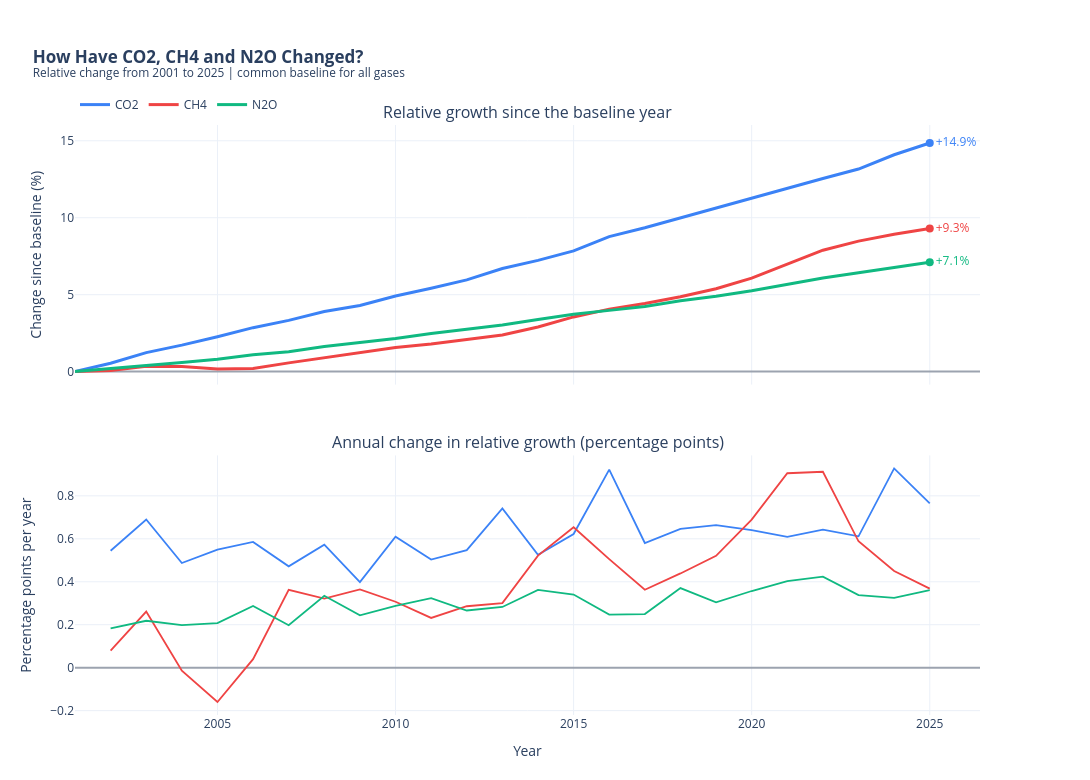

The notebook cell this image was saved under:
### Markdown cell above
### Q4. How have CH4 and N2O changed, and are they growing faster or slower than CO2 in relative terms?

### Code cell
gases = ["co2_ppm", "ch4_ppb", "n2o_ppb"]
labels = {"co2_ppm": "CO2", "ch4_ppb": "CH4", "n2o_ppb": "N2O"}
colors = {"co2_ppm": "#3B82F6", "ch4_ppb": "#EF4444", "n2o_ppb": "#10B981"}

# Keep years where all three gases have data
d = yearlyDf.dropna(subset=gases).sort_values("year").reset_index(drop=True).copy()
if len(d) < 2:
    raise ValueError("At least two complete years are required.")

start, end = int(d["year"].iloc[0]), int(d["year"].iloc[-1])
years = end - start

# Relative change from the common baseline
for g in gases:
    d[g + "_pct"] = (d[g] / d[g].iloc[0] - 1) * 100

# ---- graph ----
fig = make_subplots(
    rows=2, cols=1, shared_xaxes=True, vertical_spacing=0.12,
    subplot_titles=("Relative growth since the baseline year",
                    "Annual change in relative growth (percentage points)"),
)
for g in gases:
    pct_col = g + "_pct"
    fig.add_trace(go.Scatter(
        x=d["year"], y=d[pct_col], mode="lines", name=labels[g],
        line=dict(color=colors[g], width=3),
        hovertemplate="<b>%{x}</b><br>" + labels[g] + ": %{y:.2f}%<extra></extra>",
    ), row=1, col=1)
    final_pct = d[pct_col].iloc[-1]
    fig.add_trace(go.Scatter(
        x=[end], y=[final_pct], mode="markers+text", text=[f"{final_pct:+.1f}%"],
        textposition="middle right", textfont=dict(color=colors[g], size=12),
        marker=dict(color=colors[g], size=8), showlegend=False, hoverinfo="skip", cliponaxis=False,
    ), row=1, col=1)
    fig.add_trace(go.Scatter(
        x=d["year"], y=d[pct_col].diff(), mode="lines", name=labels[g] + " annual change",
        line=dict(color=colors[g], width=1.8), showlegend=False,
        hovertemplate="<b>%{x}</b><br>" + labels[g] + ": %{y:+.3f} pp<extra></extra>",
    ), row=2, col=1)
fig.update_layout(
    template="plotly_white", width=1090, height=780, hovermode="x unified",
    title=dict(text=f"<b>How Have CO2, CH4 and N2O Changed?</b>"
                    f"<br><sup>Relative change from {start} to {end} | common baseline for all gases</sup>",
               x=0.03, xanchor="left"),
    legend=dict(orientation="h", yanchor="bottom", y=1.01, xanchor="left", x=0),
    margin=dict(l=75, r=110, t=125, b=65),
)
fig.update_yaxes(title_text="Change since baseline (%)", zeroline=True, zerolinecolor="#9CA3AF", row=1, col=1)
fig.update_yaxes(title_text="Percentage points per year", zeroline=True, zerolinecolor="#9CA3AF", row=2, col=1)
fig.update_xaxes(title_text="Year", row=2, col=1)
fig.show()

# ---- statistics ----
rows = []
for g in gases:
    initial, final = d[g].iloc[0], d[g].iloc[-1]
    rows.append({
        "Gas": labels[g],
        "Start concentration": initial,
        "End concentration": final,
        "Absolute change": final - initial,
        "Total change (%)": (final / initial - 1) * 100,
        "Annualized growth (%)": ((final / initial) ** (1 / years) - 1) * 100,
        "Absolute change/year": (final - initial) / years,
    })
stats = pd.DataFrame(rows).set_index("Gas")
print(f"Period: {start}-{end} ({years} elapsed years)")
print(stats.round(3).to_string())

# ---- summary ----
co2_rate = stats.loc["CO2", "Annualized growth (%)"]

def compare(gas):
    diff = stats.loc[gas, "Annualized growth (%)"] - co2_rate
    return "faster than" if diff > 0.001 else "slower than" if diff < -0.001 else "at about the same rate as"

fastest = stats["Annualized growth (%)"].idxmax()
summary = (
    f"From {start} to {end}, atmospheric concentrations of all three greenhouse gases increased, and {fastest} "
    f"showed the highest relative growth. CO2 rose {stats.loc['CO2', 'Total change (%)']:.2f}% overall, "
    f"compared with {stats.loc['CH4', 'Total change (%)']:.2f}% for CH4 and "
    f"{stats.loc['N2O', 'Total change (%)']:.2f}% for N2O. On an annualized basis, CO2 grew at {co2_rate:.3f}% "
    f"per year, CH4 at {stats.loc['CH4', 'Annualized growth (%)']:.3f}% and N2O at "
    f"{stats.loc['N2O', 'Annualized growth (%)']:.3f}%. In percentage terms, CH4 accumulated {compare('CH4')} CO2 "
    f"and N2O accumulated {compare('N2O')} CO2."
)
print(summary)
save_report(TOPIC, "q4",
            "How have CH4 and N2O changed, and are they growing faster or slower than CO2 in relative terms?",
            fig, summary)

### Figure 1 — Plotly figure (JSON) as saved in the notebook; plotly's stock layout.template omitted (floating-point values rounded to 4 significant figures)
{"data": [{"hovertemplate": "<b>%{x}</b><br>CO2: %{y:.2f}%<extra></extra>", "line": {"color": "#3B82F6", "width": 3}, "mode": "lines", "name": "CO2", "type": "scatter", "x": [2001, 2002, 2003, 2004, 2005, 2006, 2007, 2008, 2009, 2010, 2011, 2012, 2013, 2014, 2015, 2016, 2017, 2018, 2019, 2020, 2021, 2022, 2023, 2024, 2025], "xaxis": "x", "y": [0.0, 0.5444, 1.234, 1.721, 2.271, 2.856, 3.328, 3.901, 4.299, 4.909, 5.412, 5.959, 6.701, 7.226, 7.849, 8.77, 9.351, 9.997, 10.66, 11.3, 11.91, 12.55, 13.16, 14.09, 14.86], "yaxis": "y"}, {"cliponaxis": false, "hoverinfo": "skip", "marker": {"color": "#3B82F6", "size": 8}, "mode": "markers+text", "showlegend": false, "text": ["+14.9%"], "textfont": {"color": "#3B82F6", "size": 12}, "textposition": "middle right", "type": "scatter", "x": [2025], "xaxis": "x", "y": [14.86], "yaxis": "y"}, {"hovertemplate": "<b>%{x}</b><br>CO2: %{y:+.3f} pp<extra></extra>", "line": {"color": "#3B82F6", "width": 1.8}, "mode": "lines", "name": "CO2 annual change", "showlegend": false, "type": "scatter", "x": [2001, 2002, 2003, 2004, 2005, 2006, 2007, 2008, 2009, 2010, 2011, 2012, 2013, 2014, 2015, 2016, 2017, 2018, 2019, 2020, 2021, 2022, 2023, 2024, 2025], "xaxis": "x2", "y": [NaN, 0.5444, 0.6897, 0.4871, 0.5496, 0.5854, 0.4718, 0.5728, 0.3983, 0.6097, 0.5035, 0.5471, 0.7412, 0.5258, 0.6222, 0.9218, 0.5804, 0.6463, 0.6641, 0.64, 0.6094, 0.6425, 0.6115, 0.9279, 0.765], "yaxis": "y2"}, {"hovertemplate": "<b>%{x}</b><br>CH4: %{y:.2f}%<extra></extra>", "line": {"color": "#EF4444", "width": 3}, "mode": "lines", "name": "CH4", "type": "scatter", "x": [2001, 2002, 2003, 2004, 2005, 2006, 2007, 2008, 2009, 2010, 2011, 2012, 2013, 2014, 2015, 2016, 2017, 2018, 2019, 2020, 2021, 2022, 2023, 2024, 2025], "xaxis": "x", "y": [0.0, 0.07941, 0.3404, 0.3265, 0.1666, 0.2062, 0.5684, 0.8904, 1.255, 1.562, 1.793, 2.079, 2.38, 2.902, 3.555, 4.061, 4.424, 4.862, 5.383, 6.072, 6.978, 7.89, 8.478, 8.928, 9.296], "yaxis": "y"}, {"cliponaxis": false, "hoverinfo": "skip", "marker": {"color": "#EF4444", "size": 8}, "mode": "markers+text", "showlegend": false, "text": ["+9.3%"], "textfont": {"color": "#EF4444", "size": 12}, "textposition": "middle right", "type": "scatter", "x": [2025], "xaxis": "x", "y": [9.296], "yaxis": "y"}, {"hovertemplate": "<b>%{x}</b><br>CH4: %{y:+.3f} pp<extra></extra>", "line": {"color": "#EF4444", "width": 1.8}, "mode": "lines", "name": "CH4 annual change", "showlegend": false, "type": "scatter", "x": [2001, 2002, 2003, 2004, 2005, 2006, 2007, 2008, 2009, 2010, 2011, 2012, 2013, 2014, 2015, 2016, 2017, 2018, 2019, 2020, 2021, 2022, 2023, 2024, 2025], "xaxis": "x2", "y": [NaN, 0.07941, 0.261, -0.01383, -0.16, 0.03961, 0.3622, 0.322, 0.3643, 0.3069, 0.2316, 0.2859, 0.3009, 0.5216, 0.6538, 0.5054, 0.3627, 0.4387, 0.521, 0.6892, 0.9053, 0.9122, 0.5884, 0.4499, 0.3683], "yaxis": "y2"}, {"hovertemplate": "<b>%{x}</b><br>N2O: %{y:.2f}%<extra></extra>", "line": {"color": "#10B981", "width": 3}, "mode": "lines", "name": "N2O", "type": "scatter", "x": [2001, 2002, 2003, 2004, 2005, 2006, 2007, 2008, 2009, 2010, 2011, 2012, 2013, 2014, 2015, 2016, 2017, 2018, 2019, 2020, 2021, 2022, 2023, 2024, 2025], "xaxis": "x", "y": [0.0, 0.1828, 0.4012, 0.5995, 0.8071, 1.094, 1.292, 1.627, 1.87, 2.158, 2.482, 2.748, 3.031, 3.393, 3.733, 3.98, 4.23, 4.6, 4.904, 5.261, 5.665, 6.088, 6.426, 6.751, 7.112], "yaxis": "y"}, {"cliponaxis": false, "hoverinfo": "skip", "marker": {"color": "#10B981", "size": 8}, "mode": "markers+text", "showlegend": false, "text": ["+7.1%"], "textfont": {"color": "#10B981", "size": 12}, "textposition": "middle right", "type": "scatter", "x": [2025], "xaxis": "x", "y": [7.112], "yaxis": "y"}, {"hovertemplate": "<b>%{x}</b><br>N2O: %{y:+.3f} pp<extra></extra>", "line": {"color": "#10B981", "width": 1.8}, "mode": "lines", "name": "N2O annual change", "showlegend": false, "type": "scatter", "x": [2001, 2002, 2003, 2004, 2005, 2006, 2007, 2008, 2009, 2010, 2011, 2012, 2013, 2014, 2015, 2016, 2017, 2018, 2019, 2020, 2021, 2022, 2023, 2024, 2025], "xaxis": "x2", "y": [NaN, 0.1828, 0.2184, 0.1983, 0.2076, 0.2871, 0.1976, 0.3348, 0.2434, 0.2882, 0.324, 0.266, 0.2826, 0.3619, 0.3403, 0.2471, 0.2497, 0.3704, 0.3042, 0.3569, 0.4033, 0.4238, 0.3377, 0.3253, 0.3606], "yaxis": "y2"}], "layout": {"annotations": [{"font": {"size": 16}, "showarrow": false, "text": "Relative growth since the baseline year", "x": 0.5, "xanchor": "center", "xref": "paper", "y": 1, "yanchor": "bottom", "yref": "paper"}, {"font": {"size": 16}, "showarrow": false, "text": "Annual change in relative growth (percentage points)", "x": 0.5, "xanchor": "center", "xref": "paper", "y": 0.44, "yanchor": "bottom", "yref": "paper"}], "height": 780, "hovermode": "x unified", "legend": {"orientation": "h", "x": 0, "xanchor": "left", "y": 1.01, "yanchor": "bottom"}, "margin": {"b": 65, "l": 75, "r": 110, "t": 125}, "title": {"text": "<b>How Have CO2, CH4 and N2O Changed?</b><br><sup>Relative change from 2001 to 2025 | common baseline for all gases</sup>", "x": 0.03, "xanchor": "left"}, "width": 1090, "xaxis": {"anchor": "y", "domain": [0, 1], "matches": "x2", "showticklabels": false}, "xaxis2": {"anchor": "y2", "domain": [0, 1], "title": {"text": "Year"}}, "yaxis": {"anchor": "x", "domain": [0.56, 1], "title": {"text": "Change since baseline (%)"}, "zeroline": true, "zerolinecolor": "#9CA3AF"}, "yaxis2": {"anchor": "x2", "domain": [0, 0.44], "title": {"text": "Percentage points per year"}, "zeroline": true, "zerolinecolor": "#9CA3AF"}}}
